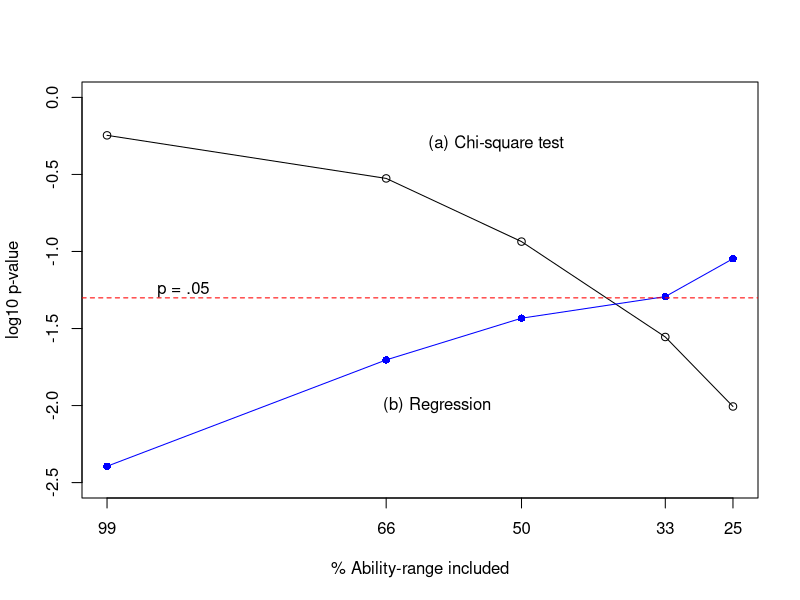
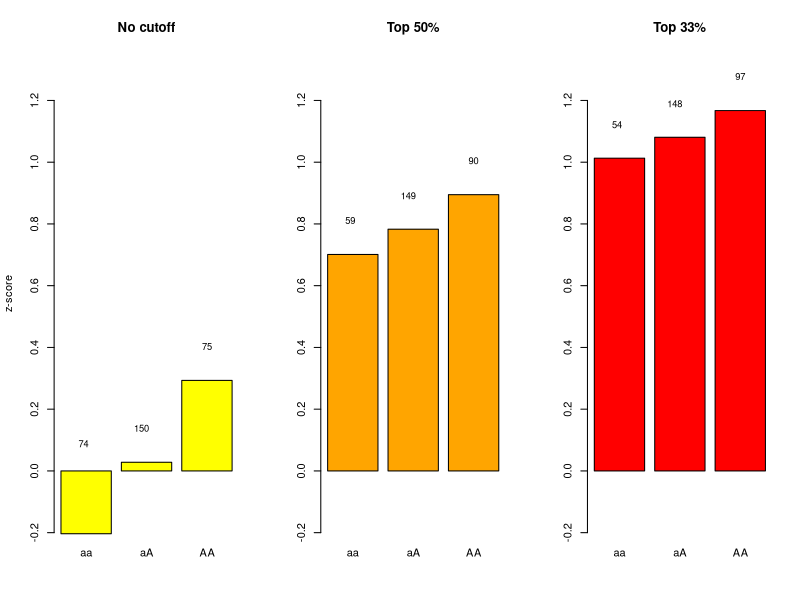

Source code (R) for these figures, in order:
# Simulation of genotype-phenotype relations by DVM Bishop
# 22nd April 2017
#-------------------------------------------------------------------------
setwd("~/Dropbox/Projects2016/SQING/SQING R scripts")
library(MASS) #for mvrnorm function to make multivariate normal distributed vars

options(scipen=999) #disable scientific notation.
#-------------------------------------------------------------------------
# Specify parameters to create correlated variables
#-------------------------------------------------------------------------
nVar<-2 #number of simulated variables 
myM<-0 # Mean score for simulated variables
myVar<-1 #Variance for simulated variables
myN<-300 #set sample size per group (You can vary this to see the effect)
i <-0
nSims<-100 #arbitary N simulations (set to 100 for testing, 10000 for final run)
mycutoffs<-c(-2.32,-.43,0,.43,.67)#range of cutoffs to try
mycentiles<-c(99,66,50,33,25)
ncutoff<-length(mycutoffs)
summarytable<-data.frame(matrix(rep(NA,11*ncutoff*nSims),ncol=11)) #initialise table to hold results
colnames(summarytable)<-c('Nsub','truer','cutoff','p.r','p.chi','N_aa','N_Aa','N_AA',
'mean_aa','mean_Aa','mean_AA')
for (k in 1:nSims){
for (myCorr in c(.2)){ #correlation between variables; can loop through various values

myCov<-matrix(rep(myCorr,nVar*nVar),nrow=nVar) #rep(x,y) means generate y values of x
diag(myCov)<-rep(myVar,nVar) 
#----------------------------------------------------------------------------------------
# Generate a sample from a multivariate normal distribution with the specified correlation matrix
#----------------------------------------------------------------------------------------
mydata<-data.frame(mvrnorm(n = myN*100, rep(myM,nVar), myCov)) #make big population to select from
colnames(mydata)<-c('myz','pheno')
MAF<-.5 # minor allele frequency
# convert the random normal deviates to genotype values of 0, 1 or 2, depending on MAF
Naa<-MAF*MAF
NAA<-(1-MAF)^2
NaA<-1-Naa-NAA
mydata$mygeno<-1
critA<--qnorm(NAA)
mydata[mydata$myz>critA,3]<-2
crita<-qnorm(Naa)
mydata[mydata$myz<crita,3]<-0

#test significant of correlation of genotype/phenotype for full population
rtest<-cor.test(mydata$pheno,mydata$mygeno)
myr<-rtest$estimate

regtest<-summary(lm(pheno~mygeno,data=mydata))
myp<-regtest$coefficients[8] #pvalue for linear regression of pheno on geno
myevalue<-c(as.integer(myN/4),as.integer(myN/2),as.integer(myN/4)) #expected distribution of genotypes
myovalue<-table(mydata$mygeno[1:myN]) #observed distribution of genotypes
mychi<-chisq.test(rbind(myevalue,myovalue))

for (j in mycutoffs){ #range of cutoffs to try

i<-i+1 #increase index for summary table row
summarytable[i,1]<-myN
summarytable[i,2]<-myr
summarytable[i,3]<-j #cutoff on this run
selsample <- mydata[mydata$pheno>j,]
selsample<-selsample[1:myN,]
rtest<-cor.test(selsample$pheno,selsample$mygeno)
myp<-rtest$p.value #alternative way of getting p for regression
if (myp< .001){myp <- .001} #set floor for low p-values to help plotting
Nselected<-nrow(selsample)
myevalue[2]<-as.integer(Nselected*NaA)
myevalue[1]<-as.integer(Nselected*Naa)
myevalue[3]<-as.integer(Nselected*NAA)
myovalue<-table(selsample$mygeno)
mychi<-chisq.test(rbind(myevalue,myovalue))
myp2<-mychi$p.value
if (myp2< .001){myp2<- .001} #set floor for low p-values to help plotting
summarytable[i,4]<-myp
summarytable[i,5]<-myp2
summarytable[i,6:8]<-myovalue
mymeans<-aggregate(selsample$pheno,by=list(selsample$mygeno),FUN=mean)
summarytable[i,9:11]<-mymeans[,2]
}
}
}
#----------------------------------------------------------------------------------------
summarytable$log.pr<-log10(summarytable[,4])
 summarytable$log.pchi<-log10(summarytable[,5])

 myrange=1:length(mycutoffs)

#-------------------------------------------------------------
 # aggregate data to get means by cutoff 
 aggdata<-aggregate(summarytable[,6:13], by=list(summarytable$cutoff),
                    FUN=mean, na.rm=TRUE)
 colnames(aggdata)[1]<- 'cutoff'
 aggdata$centiles<-mycentiles

 #plot p-values for chi square/regression
 par(mar=c(1,1,0,0)) #set margins
 #set up file to write figure to (won't see it on screen)
 myfolder<-"~/Dropbox/Projects2016/SQING/draft SQING article/Figures/"
 myfilename<-'Figure6.png'
 png(paste(myfolder,myfilename,sep=''),
     width = 800, height = 620, units = "px", pointsize = 28)
 
#myhead<-'Log p-values for \n regression of phenotype on genotype'
 #don't include title for figure for article
#mysub<-paste('Population r =',myCorr,': Sample size =',myN)
 #this is subheading that would appear below x-axis
plot(aggdata$centiles,aggdata$log.pchi,ylim=c(-2.5,0),xlim=rev(range(mycentiles)),
     xlab='% Ability-range included',ylab='log10 p-value',xaxt='n')
axis(side=1,at=mycentiles)
lines(aggdata$centiles,aggdata$log.pchi)
lines(aggdata$centiles,aggdata$log.pr,col='blue',type='o',pch=16)
abline(h=log10(.05),col='red',lty=2)
text(53,-.3,'(a) Chi-square test') 
text(60,-2,'(b) Regression') 
text(90,-1.25,'p = .05')
colnames(aggdata)[5:7]<-c('aa','aA','AA')
dev.off() #turn off external plotting

#-----------------------------------------------------------------------
#Illustrate how means and N change with cutoffs at 3 levels
#-----------------------------------------------------------------------
myfilename<-'Figure5.png'
png(paste(myfolder,myfilename,sep=''),
    width = 960, height = 420, units = "px", pointsize = 28)

par(mfrow=c(1,3)) #set up plot frame with 3 plots in 1 row

barplot(as.matrix(aggdata[1,5:7]),main='No cutoff',ylim=c(-.2,1.35),
        ylab='z-score',col='yellow')
text(.65,.09,as.integer(aggdata[1,2]),cex=.85)
text(1.8,(aggdata[1,6]+.11),as.integer(aggdata[1,3]),cex=.85)
text(3.1,(aggdata[1,7]+.11),as.integer(aggdata[1,4]),cex=.85)
#NB text positions for N labels done by trial and error
# for +ve values, add around .11 to value

barplot(as.matrix(aggdata[3,5:7]),main='Top 50%',ylim=c(-.2,1.35),col='orange')
text(.65,(aggdata[3,5]+.11),as.integer(aggdata[3,2]),cex=.85)
text(1.8,(aggdata[3,6]+.11),as.integer(aggdata[3,3]),cex=.85)
text(3.1,(aggdata[3,7]+.11),as.integer(aggdata[3,4]),cex=.85)

barplot(as.matrix(aggdata[4,5:7]),main='Top 33%',ylim=c(-.2,1.35),col='red')
text(.65,(aggdata[4,5]+.11),as.integer(aggdata[4,2]),cex=.85)
text(1.8,(aggdata[4,6]+.11),as.integer(aggdata[4,3]),cex=.85)
text(3.1,(aggdata[4,7]+.11),as.integer(aggdata[4,4]),cex=.85)
dev.off() #turn off external plotting
